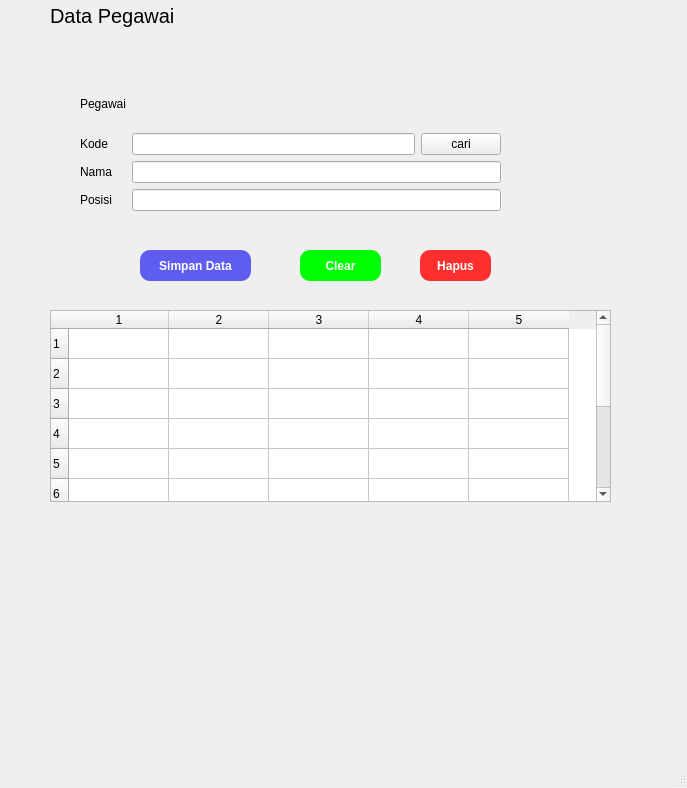
<?xml version="1.0" encoding="UTF-8"?>
<ui version="4.0">
 <class>MainWindow</class>
 <widget class="QMainWindow" name="MainWindow">
  <property name="geometry">
   <rect>
    <x>0</x>
    <y>0</y>
    <width>687</width>
    <height>788</height>
   </rect>
  </property>
  <property name="windowTitle">
   <string>MainWindow</string>
  </property>
  <widget class="QWidget" name="centralwidget">
   <widget class="QLabel" name="label">
    <property name="geometry">
     <rect>
      <x>50</x>
      <y>0</y>
      <width>221</width>
      <height>31</height>
     </rect>
    </property>
    <property name="font">
     <font>
      <family>Arial</family>
      <pointsize>15</pointsize>
     </font>
    </property>
    <property name="text">
     <string>Data Pegawai</string>
    </property>
   </widget>
   <widget class="QPushButton" name="btnSimpan">
    <property name="geometry">
     <rect>
      <x>140</x>
      <y>250</y>
      <width>111</width>
      <height>31</height>
     </rect>
    </property>
    <property name="font">
     <font>
      <weight>87</weight>
      <bold>true</bold>
     </font>
    </property>
    <property name="cursor">
     <cursorShape>PointingHandCursor</cursorShape>
    </property>
    <property name="styleSheet">
     <string notr="true">

/* CSS */
#btnSimpan{
  background: #5E5DF0;
  border-radius: 10px;
  box-sizing: border-box;
  color: #FFFFFF;
  cursor: pointer;
  font-weight: 700;
  line-height: 24px;
  opacity: 1;
  outline: 0 solid transparent;
  user-select: none;
  border: 0;
}</string>
    </property>
    <property name="text">
     <string>Simpan Data</string>
    </property>
   </widget>
   <widget class="QTableWidget" name="gridPegawai">
    <property name="geometry">
     <rect>
      <x>50</x>
      <y>310</y>
      <width>561</width>
      <height>192</height>
     </rect>
    </property>
    <property name="font">
     <font>
      <family>Arial</family>
     </font>
    </property>
    <property name="cursor" stdset="0">
     <cursorShape>ArrowCursor</cursorShape>
    </property>
    <property name="rowCount">
     <number>10</number>
    </property>
    <property name="columnCount">
     <number>5</number>
    </property>
    <row/>
    <row/>
    <row/>
    <row/>
    <row/>
    <row/>
    <row/>
    <row/>
    <row/>
    <row/>
    <column/>
    <column/>
    <column/>
    <column/>
    <column/>
   </widget>
   <widget class="QPushButton" name="btnClear">
    <property name="geometry">
     <rect>
      <x>300</x>
      <y>250</y>
      <width>81</width>
      <height>31</height>
     </rect>
    </property>
    <property name="font">
     <font>
      <weight>87</weight>
      <bold>true</bold>
     </font>
    </property>
    <property name="cursor">
     <cursorShape>PointingHandCursor</cursorShape>
    </property>
    <property name="styleSheet">
     <string notr="true">
/* CSS */
#btnClear{
  background: rgb(0, 255, 0);
  border-radius: 10px;
  box-sizing: border-box;
  color: #FFFFFF;
  cursor: pointer;
  font-weight: 700;
  line-height: 24px;
  opacity: 1;
  outline: 0 solid transparent;
  user-select: none;
  border: 0;
}</string>
    </property>
    <property name="text">
     <string>Clear</string>
    </property>
   </widget>
   <widget class="QPushButton" name="btnHapus">
    <property name="geometry">
     <rect>
      <x>420</x>
      <y>250</y>
      <width>71</width>
      <height>31</height>
     </rect>
    </property>
    <property name="font">
     <font>
      <weight>87</weight>
      <bold>true</bold>
     </font>
    </property>
    <property name="cursor">
     <cursorShape>PointingHandCursor</cursorShape>
    </property>
    <property name="styleSheet">
     <string notr="true">#btnHapus{
	color: rgb(255, 255, 255);
	background-color:rgb(255, 47, 47);
	border-radius:10px;
font-weight:700

}
</string>
    </property>
    <property name="text">
     <string>Hapus</string>
    </property>
   </widget>
   <widget class="QWidget" name="gridLayoutWidget">
    <property name="geometry">
     <rect>
      <x>80</x>
      <y>80</y>
      <width>421</width>
      <height>131</height>
     </rect>
    </property>
    <property name="font">
     <font>
      <family>Arial</family>
     </font>
    </property>
    <layout class="QGridLayout" name="gridLayout">
     <item row="1" column="0">
      <widget class="QLabel" name="label_2">
       <property name="font">
        <font>
         <family>Arial</family>
        </font>
       </property>
       <property name="text">
        <string>Kode</string>
       </property>
      </widget>
     </item>
     <item row="2" column="1" colspan="2">
      <widget class="QLineEdit" name="txtNama">
       <property name="font">
        <font>
         <family>Arial</family>
        </font>
       </property>
      </widget>
     </item>
     <item row="1" column="2">
      <widget class="QPushButton" name="btnCari">
       <property name="font">
        <font>
         <family>Arial</family>
        </font>
       </property>
       <property name="cursor">
        <cursorShape>PointingHandCursor</cursorShape>
       </property>
       <property name="text">
        <string>cari</string>
       </property>
      </widget>
     </item>
     <item row="2" column="0">
      <widget class="QLabel" name="label_3">
       <property name="font">
        <font>
         <family>Arial</family>
        </font>
       </property>
       <property name="text">
        <string>Nama</string>
       </property>
      </widget>
     </item>
     <item row="1" column="1">
      <widget class="QLineEdit" name="txtkode">
       <property name="font">
        <font>
         <family>Arial</family>
        </font>
       </property>
      </widget>
     </item>
     <item row="0" column="0">
      <widget class="QLabel" name="label_5">
       <property name="font">
        <font>
         <family>Arial</family>
        </font>
       </property>
       <property name="styleSheet">
        <string notr="true">text-weight:bold;</string>
       </property>
       <property name="text">
        <string>Pegawai</string>
       </property>
       <property name="textFormat">
        <enum>Qt::AutoText</enum>
       </property>
      </widget>
     </item>
     <item row="3" column="0">
      <widget class="QLabel" name="label_4">
       <property name="font">
        <font>
         <family>Arial</family>
        </font>
       </property>
       <property name="text">
        <string>Posisi</string>
       </property>
      </widget>
     </item>
     <item row="3" column="1" colspan="2">
      <widget class="QLineEdit" name="txtPosisi">
       <property name="font">
        <font>
         <family>Arial</family>
        </font>
       </property>
      </widget>
     </item>
    </layout>
   </widget>
  </widget>
  <widget class="QStatusBar" name="statusbar"/>
 </widget>
 <resources/>
 <connections/>
</ui>
